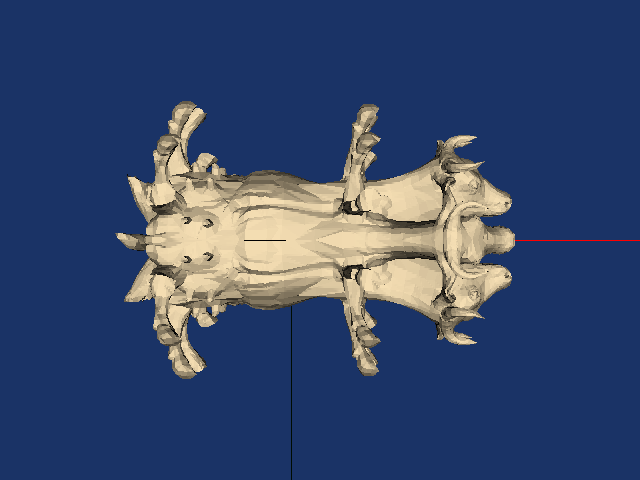

Write Python code to recreate this figure.
#!/usr/bin/env python

# Six incremental rotations of the cow model about the X axis,
# rendered with EraseOff so all orientations overlap (VTK Textbook
# figure 3-31a).

import os
from pathlib import Path

# Factory overrides: importing these modules registers the OpenGL rendering
# and interaction style implementations for vtkRenderingCore factory classes.
import vtkmodules.vtkInteractionStyle  # noqa: F401
import vtkmodules.vtkRenderingOpenGL2  # noqa: F401

# VTK pipeline classes used in this example
from vtkmodules.vtkFiltersGeneral import vtkAxes
from vtkmodules.vtkIOGeometry import vtkBYUReader
from vtkmodules.vtkRenderingCore import (
    vtkActor,
    vtkPolyDataMapper,
    vtkRenderWindow,
    vtkRenderWindowInteractor,
    vtkRenderer,
)

# Colors (normalized RGB)
wheat = (0.961, 0.871, 0.702)
background = (0.102, 0.200, 0.400)

# Data directory
data_dir = Path(os.environ.get("VPE_DATA_DIR", Path(__file__).parent))

# Reader: load the cow geometry
reader = vtkBYUReader()
reader.SetGeometryFileName(str(data_dir / "cow.g"))

# Mapper: map cow polygon data
cow_mapper = vtkPolyDataMapper()
cow_mapper.SetInputConnection(reader.GetOutputPort())
cow_mapper.ScalarVisibilityOff()

# Actor: the cow model
cow_actor = vtkActor()
cow_actor.SetMapper(cow_mapper)
cow_actor.GetProperty().SetColor(wheat)

# Source: axes for orientation reference
axes_source = vtkAxes()
axes_source.SetScaleFactor(10)
axes_source.SetOrigin(0, 0, 0)

axes_mapper = vtkPolyDataMapper()
axes_mapper.SetInputConnection(axes_source.GetOutputPort())

axes_actor = vtkActor()
axes_actor.SetMapper(axes_mapper)

# Renderer: assemble the scene
renderer = vtkRenderer()
renderer.AddActor(cow_actor)
renderer.AddActor(axes_actor)
renderer.SetBackground(background)

# Window: display the rendered scene
render_window = vtkRenderWindow()
render_window.AddRenderer(renderer)
render_window.SetWindowName("rotation incremental x")
render_window.SetMultiSamples(0)
render_window.SetSize(640, 480)

# Interactor: handle mouse and keyboard events
interactor = vtkRenderWindowInteractor()
interactor.SetRenderWindow(render_window)

# Camera: top-down view along Y to show X-axis rotation
renderer.ResetCamera()
bounds = cow_actor.GetBounds()
fp = [(bounds[i * 2 + 1] + bounds[i * 2]) / 2.0 for i in range(3)]
renderer.GetActiveCamera().SetPosition(2, 25, 0)
renderer.GetActiveCamera().SetFocalPoint(fp)
renderer.GetActiveCamera().SetViewUp(0, 0, -1)
renderer.ResetCameraClippingRange()

# Animation: six 60° rotations about X with EraseOff overlay
render_window.Render()
render_window.Render()
render_window.EraseOff()
for _ in range(6):
    cow_actor.RotateX(60)
    render_window.Render()
    render_window.Render()
render_window.EraseOn()

# Launch the interactive visualization
render_window.EraseOff()
interactor.Start()
